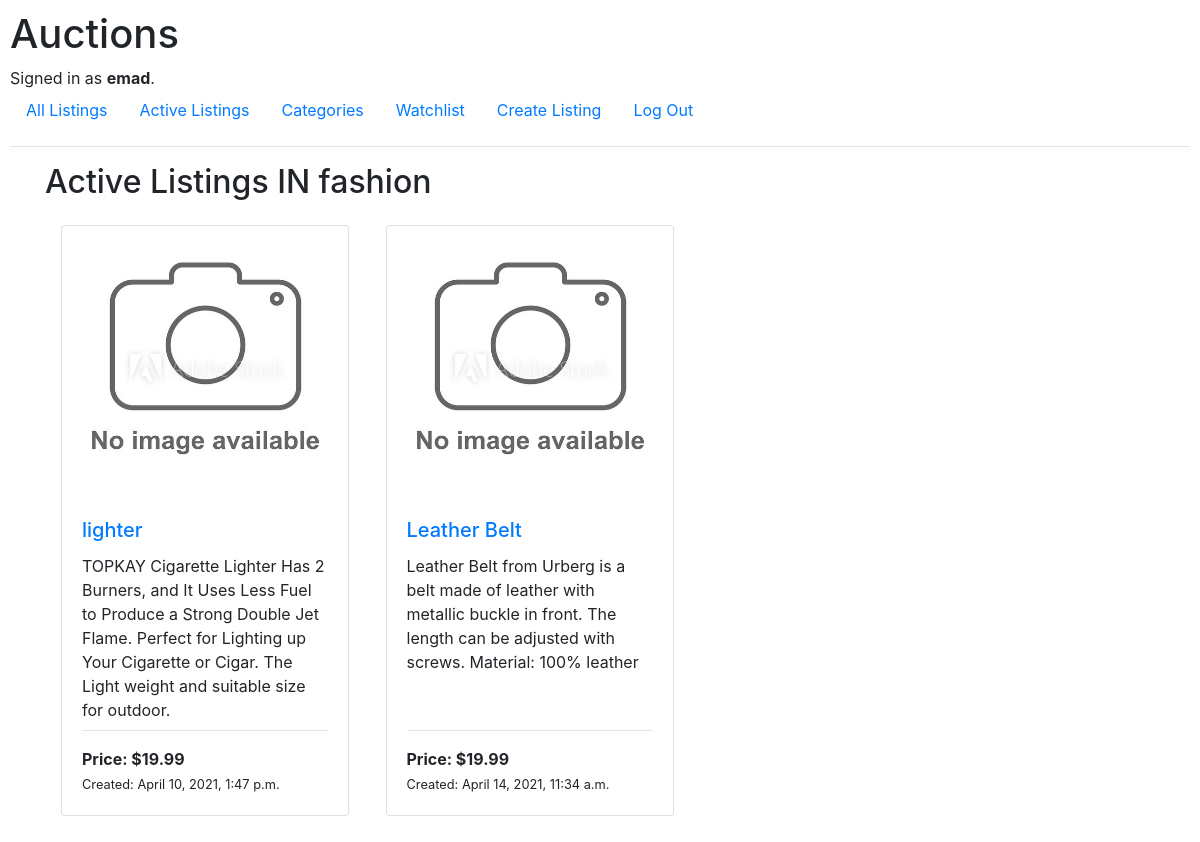
/categorizedlistings/fashion (signed in), run on the app's committed database.
### auctions/models.py (models this page shows, shortened)
class User(AbstractUser):
    watchlist = models.ManyToManyField('auctions.AuctionListing', blank=True, related_name="followers")

class AuctionListing(models.Model):
    title = models.CharField(max_length=24)
    description = models.TextField(max_length=199)
    bidInit_val = models.FloatField()
    photoUrl = models.TextField()
    category = models.CharField(max_length=64)
    createdAt = models.DateTimeField(default=datetime.now, blank=True)
    listedBy = models.ForeignKey(User, on_delete=models.CASCADE, related_name="listings_posted")
    active_state = models.IntegerField()

### auctions/views.py (the view)
# urls.py: path("categorizedlistings/<str:category>", views.show_categorized_listings, name="categorizedlistings"),
@login_required
def show_categorized_listings(request, category):
    listings = AuctionListing.objects.filter(category=category)
    return render(request, "auctions/categorized.html", {
        "listings": listings,
        "category": category
    })

### auctions/templates/auctions/categorized.html
{% extends "auctions/layout.html" %}
{% block body %}
<div class="container">
    <h2>Active Listings IN {{category}}</h2>
    {% for listing in listings %}
    <div class="card" style="width: 18rem; display: inline-block; margin: 1rem;">
        <img src="{{listing.photoUrl}}" class="card-img-top"
        onerror="this.onerror=null;this.src='../../../../static/auctions/no_img_available.jpg';"
        alt="{{listing.title}}" style="padding: 1rem; height: 17rem;">
        <div class="card-body">
            <h5 class="card-title">
                <a href="{% url 'showlisting' listing.id %}">{{listing.title}}</a>
            </h5>
            <p class="card-text" style="height: 10rem;">{{listing.description}}</p>
            <hr>
            <strong style="display: block;">Price: ${{listing.bidInit_val}}</strong>
            <small>Created: {{listing.createdAt}}</small>
        </div>
      </div>
    {% endfor %}
</div>
{% endblock %}

### auctions/templates/auctions/layout.html (shortened to what this page needs)
{% load static %}
<!DOCTYPE html>
<html lang="en">
    <head>
        <link href="{% static 'auctions/styles.css' %}" rel="stylesheet">
        <link rel="stylesheet" href="https://stackpath.bootstrapcdn.com/bootstrap/4.4.1/css/bootstrap.min.css">
    </head>
    <body>
        <h1>Auctions</h1>
        <div>
            {% if user.is_authenticated %}
                Signed in as <strong>{{ user.username }}</strong>.
            {% else %}
                Not signed in.
            {% endif %}
        </div>
        <ul class="nav">
            <li class="nav-item">
                <a class="nav-link" href="{% url 'all' %}">All Listings</a>
            </li>
            <li class="nav-item">
                <a class="nav-link" href="{% url 'index' %}">Active Listings</a>
            </li>
            {% if user.is_authenticated %}
                <li class="nav-item">
                    <a class="nav-link" href="{% url 'categories' %}">Categories</a>
                </li>
                <li class="nav-item">
                    <a class="nav-link" href="{% url 'watchlist' %}">Watchlist</a>
                </li>
                <li class="nav-item">
                    <a class="nav-link" href="{% url 'create' %}">Create Listing</a>
                </li>
                <li class="nav-item">
                    <a class="nav-link" href="{% url 'logout' %}">Log Out</a>
                </li>
            {% endif %}
        </ul>
        <hr>
        {% block body %}
        {% endblock %}
    </body>
</html>

### auctions/static/auctions/styles.css (style rules this page uses)
body { padding: 10px; }

### data on the page
User: username "emad"
AuctionListing: title "lighter", description "TOPKAY Cigarette Lighter Has 2 Burners, and It Uses Less Fuel to Produce a Strong Double Jet Flame. Perfect for Lighting up Your Cigarette or Cigar. The Light weight and suitable size for outdoor.", bidInit_val "19.99", createdAt "April 10, 2021, 1:47 p.m."
AuctionListing: title "Leather Belt", description "Leather Belt from Urberg is a belt made of leather with metallic buckle in front. The length can be adjusted with screws. Material: 100% leather", bidInit_val "19.99", createdAt "April 14, 2021, 11:34 a.m."

### other printed values
{{ category }} "fashion"
